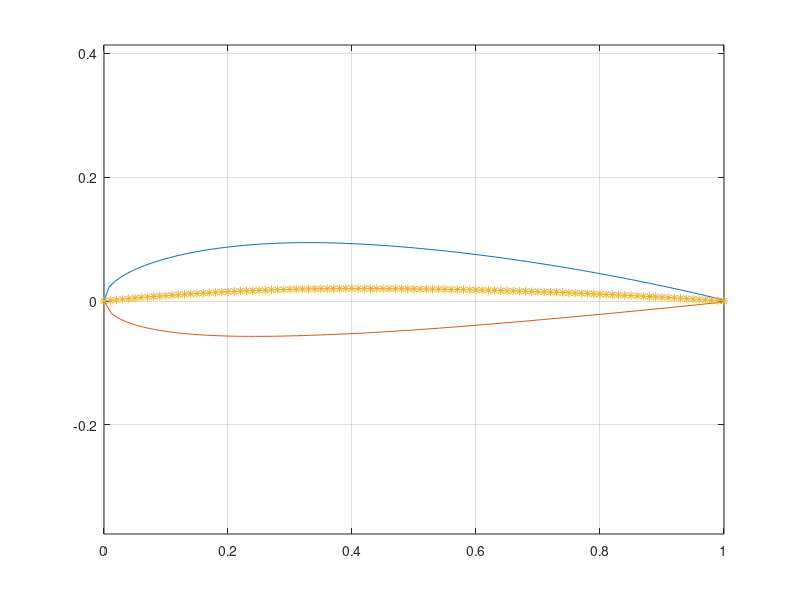

MATLAB code for this plot:
% 1. Generating NACA Airfoil From Equations 
% 2. Generating Reynolds Number 
% 3. Simulating Laminar Flow Around Airfoil
clear ; close all; clc; 


%% 1. Generating NACA Airfoil From Equations %%
% Referance for Mathematical Equations http://www.aerospaceweb.org/question/airfoils/q0041.shtml


% 1. Pick the value of x from 0 to max chord. 

% Chord
x = 1; 

t = [0:.01:x];
mm = length(t);

% Specifiy the 4 digit NACA foil number
NACA_Number = [2 4 15]; % enter the 4 digit NACA foil number

% Max Camber
m = NACA_Number(1)/100;

% Position Of Max Camber
p = NACA_Number(2)/10;

% Thickness Of Airfoil
tt = NACA_Number(3)/100;

% Storing Values 
y_ca    = zeros(1,mm);
x_upper = zeros(1,mm);
y_upper = zeros(1,mm);
x_lower = zeros(1,mm);
y_lower = zeros(1,mm);


if m == 0 && p==0
    % Case When The Airfoil is Symmetric
    for i = 1:mm 
      y_th = (tt/0.2)*(0.2969*sqrt(t(i)) - 0.126*t(i) - 0.3516*t(i)^2 + 0.2843*t(i)^3 - 0.1015*t(i)^4);
      x_upper(i) = t(i) ;
      y_upper(i) = y_th ;
      x_lower(i) =   x_upper(i);
      y_lower(i) = - y_upper(i);
    end
    
else
   % Case When The Airfoil is Not Symmetric
 
    for i = 1:mm
        
        % 2. Calculating the Mean Camber Line  
        if t(i)<=p
        
           y_ca(i)  = (m/p^2)*(2*p*t(i) - t(i)^2);
           theta = atan((m/p^2)*(2*p - 2*t(i)));
        else 
            
           y_ca(i) = (m/(1-p)^2)*((1-2*p)+2*p*t(i)-t(i)^2);
           theta = atan((m/(1-p)^2)*((2*p-2*t(i))));
        end
        
        % 3. Calculating the Thickness Distribution
        y_th = (tt/0.2)*(0.2969*sqrt(t(i)) - 0.126*t(i) - 0.3516*t(i)^2 + 0.2843*t(i)^3 - 0.1015*t(i)^4);
        
        % 4. Final Coordinates of upper surface

        x_upper(i) = t(i)    - y_th * sin (theta);
        y_upper(i) = y_ca(i) + y_th * cos (theta);
        x_lower(i) = t(i)    + y_th * sin (theta);
        y_lower(i) = y_ca(i) - y_th * cos (theta);

           
    end
end

figure(1);
plot(x_upper,y_upper,x_lower,y_lower,'MarkerFaceColor','c')
hold on
plot(t,y_ca,'*')  
axis equal
grid on




%% 2. Generating Reynolds Number for Airfoil %%
% Referance: https://en.wikipedia.org/wiki/Reynolds_number, http://airfoiltools.com/calculator/reynoldsnumber
% The Reynolds number is a dimensionless value that measures the ratio of inertial forces to viscous forces and 
% descibes the degree of laminar or turbulent flow. Systems that operate at the same Reynolds number will have 
% the same flow characteristics even if the fluid, speed and characteristic lengths vary.


% Velocity of the Fluid
v = 30; % in m/s

% Chord Width
l = 0.2; % in m

% Kinematic Viscosity of the Fluid ( Fluid Property, Different for diffrent Fluids) 
V = 1.4207*10^-5;

reynolds_number = (v * l) / V;






















